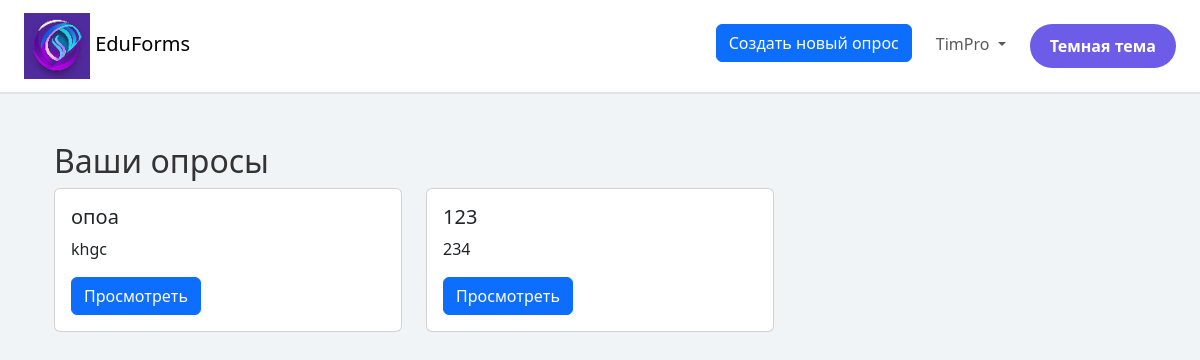
Page / (signed in) on the earlier database version.
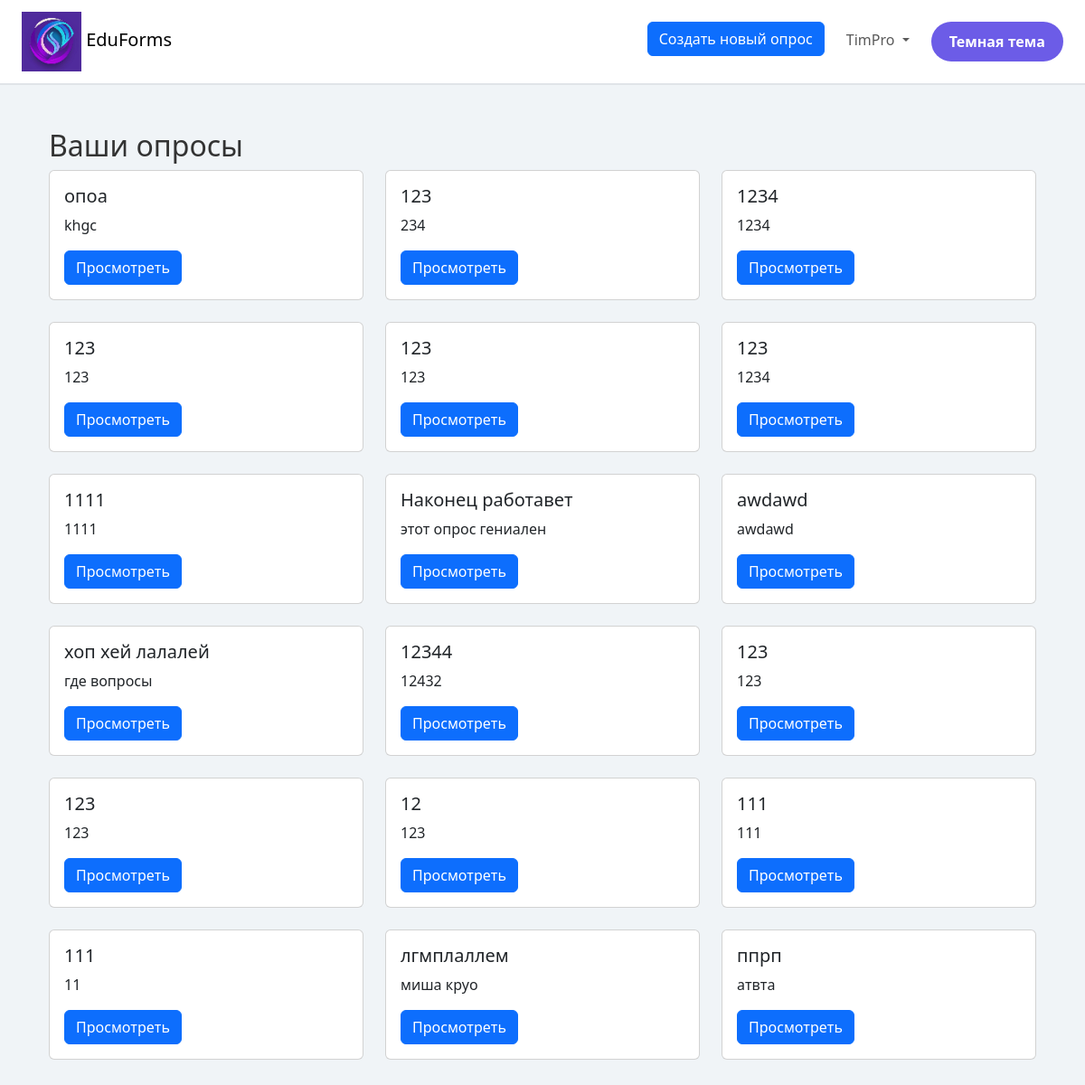
Same page on the later database version.
### tables this page shows
CREATE TABLE surveys (
                        id INTEGER PRIMARY KEY AUTOINCREMENT,
                        name TEXT NOT NULL,
                        description TEXT,
                        user_id INTEGER NOT NULL,
                        show_correct_answers BOOLEAN DEFAULT 0  -- Новое поле
                    );

### main.py (the view)
@app.route('/')
def index():
    user_id = session.get('user_id')
    surveys = []
    if user_id:  # Если пользователь авторизован
        try:
            with closing(get_db()) as conn:
                cursor = conn.cursor()
                cursor.execute('SELECT id, name, description FROM surveys WHERE user_id = ?', (user_id,))
                surveys = cursor.fetchall()
        except sqlite3.Error as e:
            print(f"Ошибка базы данных: {e}")
            flash('Произошла ошибка при загрузке опросов.', 'danger')
    theme = session.get('theme', 'light')  # Предполагаем, что у тебя есть поддержка тем
    return render_template('index.html', theme=theme, surveys=surveys)

### main.py (called while the page is built)
def get_db():
    conn = sqlite3.connect('database.db')
    conn.row_factory = sqlite3.Row
    return conn

@app.context_processor
def inject_theme():
    theme = session.get('theme', 'light')
    return {'theme': theme}

### templates/index.html (shortened to what this page needs)
{% extends 'base.html' %}
{% block content %}
<div class="container my-5">
    {% if surveys %}
    <div class="mt-5">
        <h2>Ваши опросы</h2>
        <div class="row">
            {% for survey in surveys %}
            <div class="col-md-4 mb-4">
                <div class="card {{ 'bg-dark text-white' if theme == 'dark' else '' }}">
                    <div class="card-body">
                        <h5 class="card-title">{{ survey['name'] }}</h5>
                        <p class="card-text">{{ survey['description'] or 'Описание отсутствует' }}</p>
                        <a href="{{ url_for('survey.view_survey', survey_id=survey['id']) }}" class="btn btn-primary">Просмотреть</a>
                    </div>
                </div>
            </div>
            {% endfor %}
        </div>
    </div>
    {% endif %}
</div>
{% endblock %}

### templates/base.html (shortened to what this page needs)
<!DOCTYPE html>
<html lang="en">
<head>
    <link href="https://cdn.jsdelivr.net/npm/bootstrap@5.3.0-alpha1/dist/css/bootstrap.min.css" rel="stylesheet">
    <link rel="stylesheet" href="{{ url_for('static', filename='styles.css') }}">
</head>
<body class="{{ 'dark-theme' if theme == 'dark' else 'light-theme' }}">
    {% include 'navbar.html' %}
    <div class="container my-4">
        {% block content %}{% endblock %}
    </div>
</body>
</html>

### templates/navbar.html (shortened to what this page needs)
<nav class="navbar navbar-expand-lg {{ 'navbar-dark dark-theme' if theme == 'dark' else 'navbar-light light-theme' }} px-4">
    <a class="navbar-brand" href="/">
        <img src="{{ url_for('static', filename='logo.png') }}" alt="EduForms Logo">
        EduForms
    </a>
    <div class="collapse navbar-collapse" id="navbarNav">
        <ul class="navbar-nav ms-auto">
            {% if session.get('user_id') %}
            <li class="nav-item">
                <a class="btn btn-primary me-3" href="/survey/create_survey">Создать новый опрос</a>
            </li>
            <li class="nav-item dropdown">
                <a class="nav-link dropdown-toggle" href="#" id="userDropdown" role="button" data-bs-toggle="dropdown" aria-expanded="false">
                    {{ session.get('username') }}
                </a>
            </li>
            {% endif %}
            <li class="nav-item">
                <form method="POST" action="/toggle_theme">
                    <button class="btn btn-dark-mode ms-3" type="submit">
                        {{ "Темная тема" if theme == "light" else "Светлая тема" }}
                    </button>
                </form>
            </li>
        </ul>
    </div>
</nav>

### static/styles.css (style rules this page uses)
body.light-theme { background-color: #f0f4f7; color: #333; }
.navbar.light-theme { background-color: #ffffff; border-bottom: 2px solid #e0e4e8; }
.btn-dark-mode { background-color: #6c5ce7; color: white; font-weight: 600; border-radius: 25px; padding: 10px 20px; border: none; transition: all 0.3s ease-in-out; }

Differences in the rows shown:
added surveys: name "1234", description "1234"
added surveys: name "123", description "123"
added surveys: name "123", description "123"
added surveys: name "123", description "1234"
added surveys: name "1111", description "1111"
added surveys: name "Наконец работавет", description "этот опрос гениален"
added surveys: name "awdawd", description "awdawd"
added surveys: name "хоп хей лалалей", description "где вопросы"
added surveys: name "12344", description "12432"
added surveys: name "123", description "123"
added surveys: name "123", description "123"
added surveys: name "12", description "123"
added surveys: name "111", description "111"
added surveys: name "111", description "11"
added surveys: name "лгмплаллем", description "миша круо"
added surveys: name "ппрп", description "атвта"
